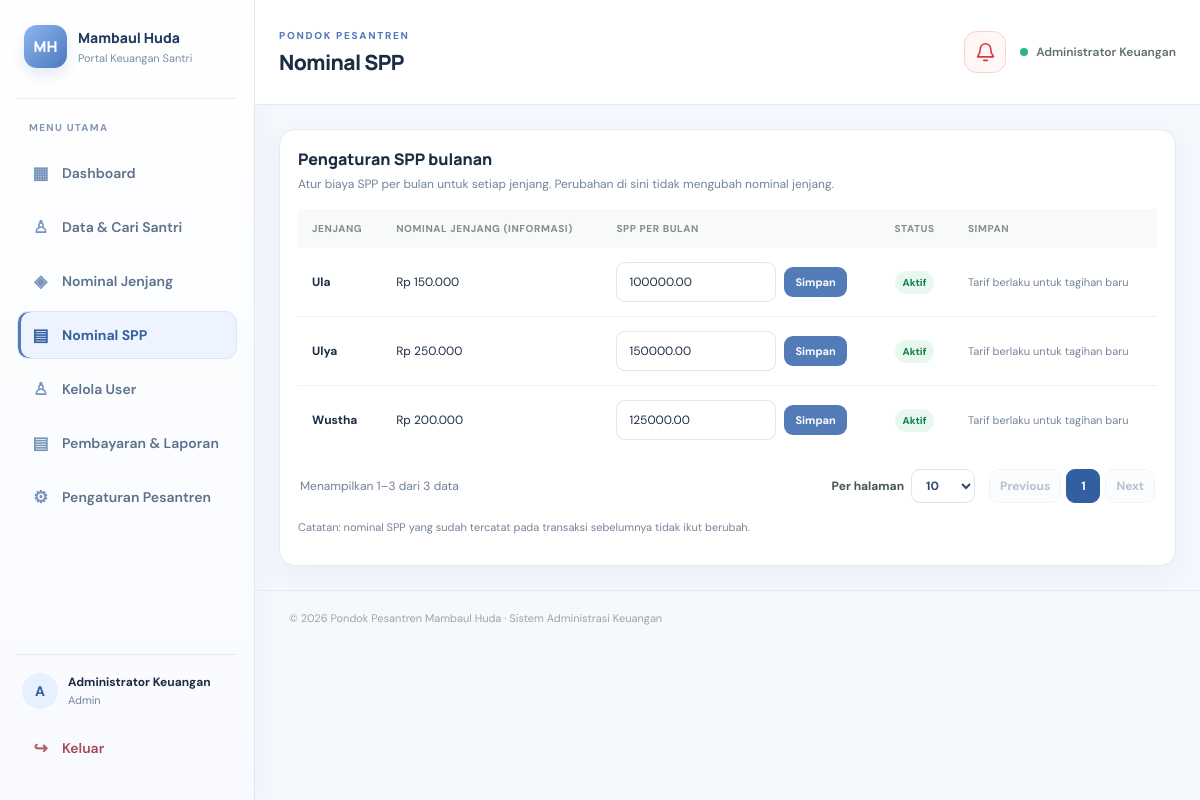
The page /nominal_spp.php (signed in) on the database as committed earlier.
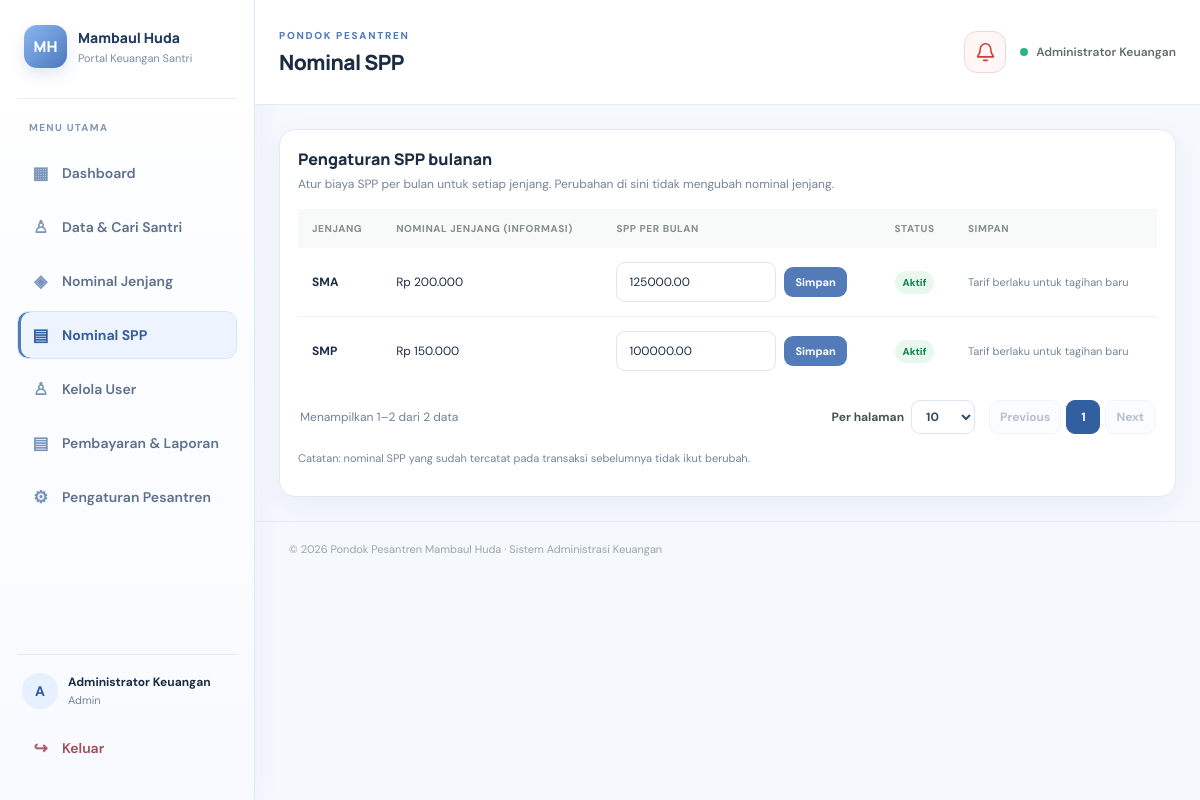
The same page on the database as committed later.
### tables this page shows
CREATE TABLE fee_categories (
  id BIGINT UNSIGNED AUTO_INCREMENT PRIMARY KEY,
  name VARCHAR(120) NOT NULL UNIQUE,
  amount DECIMAL(12,2) NOT NULL DEFAULT 0,
  spp_amount DECIMAL(12,2) NOT NULL DEFAULT 0,
  description VARCHAR(255) NULL,
  active TINYINT(1) NOT NULL DEFAULT 1,
  created_at TIMESTAMP DEFAULT CURRENT_TIMESTAMP
);

### config.php (called while the page is built, shortened)
<?php
try {
    $pdo = new PDO(
        'mysql:host=' . DB_HOST . ';dbname=' . DB_NAME . ';charset=utf8mb4',
        DB_USER,
        DB_PASS,
        [
            PDO::ATTR_ERRMODE => PDO::ERRMODE_EXCEPTION,
            PDO::ATTR_DEFAULT_FETCH_MODE => PDO::FETCH_ASSOC,
            PDO::ATTR_EMULATE_PREPARES => false
        ]
    );
} catch (PDOException $e) {
    http_response_code(500);
    exit('Koneksi database gagal. Periksa pengaturan config.php dan pastikan database sudah diimpor.');
}
function app_setting(string $key, string $default = ''): string
{
    static $settings = null;
    global $pdo;
    if ($settings === null) {
        $settings = [];
        try {
            $rows = $pdo->query('SELECT setting_key, setting_value FROM app_settings')->fetchAll();
        } catch (Throwable $e) {
        }
    }
    return (string)($settings[$key] ?? $default);
}
function app_school_name(): string
{
    return app_setting('school_name', APP_NAME) ?: APP_NAME;
}
function e(?string $value): string
{
    return htmlspecialchars((string)$value, ENT_QUOTES, 'UTF-8');
}
function rupiah($amount): string
{
    return 'Rp ' . number_format((float)$amount, 0, ',', '.');
}

### nominal_spp.php (the view, shortened to what the changed rows need)
<?php
require __DIR__ . '/config.php';
require_once __DIR__ . '/includes/pagination.php';
$count=(int)$pdo->query('SELECT COUNT(*) FROM fee_categories')->fetchColumn();$pagination=pagination_state($count);
$rowsQ=$pdo->query('SELECT id,name,spp_amount,amount,active FROM fee_categories ORDER BY name LIMIT '.$pagination['per_page'].' OFFSET '.$pagination['offset']);$rows=$rowsQ->fetchAll();
require __DIR__ . '/includes/header.php'; ?>
<section class="card">
    <div class="section-head">
        <div>
            <h2>Pengaturan SPP bulanan</h2>
        </div>
    </div>
    <div class="table-wrap">
        <table>
            <thead>
                <tr>
                    <th>Jenjang</th>
                    <th>Nominal jenjang (informasi)</th>
                    <th>SPP per bulan</th>
                    <th>Status</th>
                    <th>Simpan</th>
                </tr>
            </thead>
            <tbody>
                <?php foreach ($rows as $r): ?><tr>
                        <td><strong><?= e($r['name']) ?></strong></td>
                        <td><?= rupiah($r['amount']) ?></td>
                        <td>
                            <form method="post" style="display:flex;gap:8px;align-items:center;min-width:230px"><input type="hidden" name="csrf" value="<?= e(csrf_token()) ?>"><input type="hidden" name="id" value="<?= (int)$r['id'] ?>"><input class="input" type="number" name="spp_amount" min="0" step="1000" required value="<?= e((string)$r['spp_amount']) ?>" style="max-width:160px"><button class="btn btn-small" type="submit">Simpan</button></form>
                        </td>
                        <td><span class="badge <?= $r['active'] ? 'paid' : 'neutral' ?>"><?= $r['active'] ? 'Aktif' : 'Nonaktif' ?></span></td>
                        <td class="help">Tarif berlaku untuk tagihan baru</td>
                    </tr><?php endforeach; ?>
                <?php if (!$rows): ?><tr>
                        <td colspan="5" class="empty">Belum ada jenjang. Tambahkan dahulu pada menu Nominal Jenjang.</td>
                    </tr><?php endif; ?></tbody>
        </table>
    </div>
    <?php render_pagination($pagination, ['per_page'=>$pagination['per_page']]); ?>
</section><?php require __DIR__ . '/includes/footer.php'; ?>

### includes/pagination.php (shortened to what the changed rows need)
<?php
function pagination_state(int $total, array $allowed = [10, 25, 50, 100]): array {
    $perPage = (int)($_GET['per_page'] ?? 10);
    $pages = max(1, (int)ceil($total / $perPage));
    $page = min($pages, max(1, (int)($_GET['page'] ?? 1)));
    return ['total'=>$total, 'per_page'=>$perPage, 'pages'=>$pages, 'page'=>$page, 'offset'=>($page-1)*$perPage,
        'from'=>$total ? (($page-1)*$perPage+1) : 0, 'to'=>min($page*$perPage,$total)];
}
function render_pagination(array $state, array $query = []): void {
    $base = $query; unset($base['page']);
    $url = static function(int $page) use ($base): string { $q=$base; $q['page']=$page; return '?' . http_build_query($q); };
    echo '<div class="pagination-bar"><div class="pagination-meta">Menampilkan '.number_format($state['from'],0,',','.').'–'.number_format($state['to'],0,',','.').' dari '.number_format($state['total'],0,',','.').' data</div>';
    echo '<div class="pagination-controls"><label>Per halaman <select onchange="const u=new URL(location.href);u.searchParams.set(\'per_page\',this.value);u.searchParams.set(\'page\',1);location.href=u.toString()">';
    echo '</select></label><nav aria-label="Navigasi halaman"><a class="page-btn '.($state['page']<=1?'disabled':'').'" href="'.e($url(max(1,$state['page']-1))).'"'.($state['page']<=1?' aria-disabled="true" tabindex="-1"':'').'>Previous</a>';
    $start=max(1,$state['page']-2); $end=min($state['pages'],$state['page']+2);
    for($p=$start;$p<=$end;$p++) echo '<a class="page-btn '.($p===$state['page']?'active':'').'" href="'.e($url($p)).'"'.($p===$state['page']?' aria-current="page"':'').'>'.$p.'</a>';
    echo '<a class="page-btn '.($state['page']>=$state['pages']?'disabled':'').'" href="'.e($url(min($state['pages'],$state['page']+1))).'"'.($state['page']>=$state['pages']?' aria-disabled="true" tabindex="-1"':'').'>Next</a></nav></div></div>';
}

Rows that differ between the two databases and show on the page:
removed fee_categories: name "Ulya", amount "Rp 250.000", spp_amount "150000.00", shows "Aktif", active "1", id "3"
now on one of the page's lists (row edited): fee_categories: active "1"
changed fee_categories "Rp 200.000": name "Wustha" → "SMA"; moves up the list
changed fee_categories "Rp 150.000": name "Ula" → "SMP"
Other text that changed with them:
$state['to']: "3" → "2"
$state['total']: "3" → "2"
